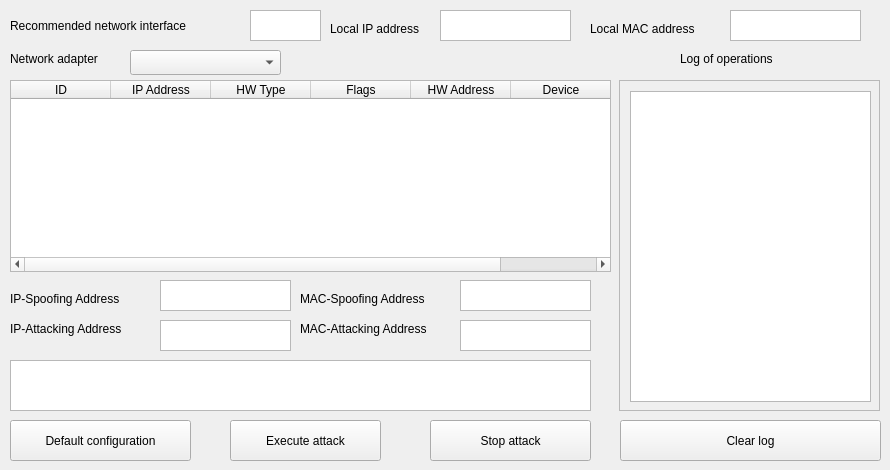
    <widget class="QWidget" name="tab_4">
     <attribute name="title">
      <string>页</string>
     </attribute>
     <widget class="QComboBox" name="all_net_adapters">
      <property name="geometry">
       <rect>
        <x>130</x>
        <y>50</y>
        <width>151</width>
        <height>25</height>
       </rect>
      </property>
     </widget>
     <widget class="QLabel" name="label_32">
      <property name="geometry">
       <rect>
        <x>10</x>
        <y>50</y>
        <width>121</width>
        <height>17</height>
       </rect>
      </property>
      <property name="text">
       <string>Network adapter</string>
      </property>
     </widget>
     <widget class="QTableWidget" name="arp_table">
      <property name="geometry">
       <rect>
        <x>10</x>
        <y>80</y>
        <width>601</width>
        <height>192</height>
       </rect>
      </property>
      <column>
       <property name="text">
        <string>ID</string>
       </property>
      </column>
      <column>
       <property name="text">
        <string>IP Address</string>
       </property>
      </column>
      <column>
       <property name="text">
        <string>HW Type</string>
       </property>
      </column>
      <column>
       <property name="text">
        <string>Flags</string>
       </property>
      </column>
      <column>
       <property name="text">
        <string>HW Address</string>
       </property>
      </column>
      <column>
       <property name="text">
        <string>Device</string>
       </property>
      </column>
     </widget>
     <widget class="QLabel" name="label_34">
      <property name="geometry">
       <rect>
        <x>10</x>
        <y>290</y>
        <width>141</width>
        <height>17</height>
       </rect>
      </property>
      <property name="text">
       <string>IP-Spoofing Address</string>
      </property>
     </widget>
     <widget class="QLabel" name="label_35">
      <property name="geometry">
       <rect>
        <x>300</x>
        <y>290</y>
        <width>161</width>
        <height>17</height>
       </rect>
      </property>
      <property name="text">
       <string>MAC-Spoofing Address</string>
      </property>
     </widget>
     <widget class="QLabel" name="label_36">
      <property name="geometry">
       <rect>
        <x>10</x>
        <y>320</y>
        <width>151</width>
        <height>17</height>
       </rect>
      </property>
      <property name="text">
       <string>IP-Attacking Address</string>
      </property>
     </widget>
     <widget class="QLabel" name="label_37">
      <property name="geometry">
       <rect>
        <x>300</x>
        <y>320</y>
        <width>171</width>
        <height>17</height>
       </rect>
      </property>
      <property name="text">
       <string>MAC-Attacking Address</string>
      </property>
     </widget>
     <widget class="QTextBrowser" name="arp_dump">
      <property name="geometry">
       <rect>
        <x>10</x>
        <y>360</y>
        <width>581</width>
        <height>51</height>
       </rect>
      </property>
     </widget>
     <widget class="QPushButton" name="exe_attack">
      <property name="geometry">
       <rect>
        <x>230</x>
        <y>420</y>
        <width>151</width>
        <height>41</height>
       </rect>
      </property>
      <property name="text">
       <string>Execute attack</string>
      </property>
     </widget>
     <widget class="QPushButton" name="stop_attack">
      <property name="geometry">
       <rect>
        <x>430</x>
        <y>420</y>
        <width>161</width>
        <height>41</height>
       </rect>
      </property>
      <property name="text">
       <string>Stop attack</string>
      </property>
     </widget>
     <widget class="QScrollArea" name="scrollArea_2">
      <property name="geometry">
       <rect>
        <x>619</x>
        <y>80</y>
        <width>261</width>
        <height>331</height>
       </rect>
      </property>
      <property name="widgetResizable">
       <bool>true</bool>
      </property>
      <widget class="QWidget" name="scrollAreaWidgetContents_2">
       <property name="geometry">
        <rect>
         <x>0</x>
         <y>0</y>
         <width>259</width>
         <height>329</height>
        </rect>
       </property>
       <widget class="QTextBrowser" name="log_container">
        <property name="geometry">
         <rect>
          <x>10</x>
          <y>10</y>
          <width>241</width>
          <height>311</height>
         </rect>
        </property>
       </widget>
      </widget>
     </widget>
     <widget class="QLabel" name="label_38">
      <property name="geometry">
       <rect>
        <x>680</x>
        <y>50</y>
        <width>131</width>
        <height>17</height>
       </rect>
      </property>
      <property name="text">
       <string>Log of operations</string>
      </property>
     </widget>
     <widget class="QPushButton" name="clear_log">
      <property name="geometry">
       <rect>
        <x>620</x>
        <y>420</y>
        <width>261</width>
        <height>41</height>
       </rect>
      </property>
      <property name="text">
       <string>Clear log</string>
      </property>
     </widget>
     <widget class="QLabel" name="label_39">
      <property name="geometry">
       <rect>
        <x>10</x>
        <y>10</y>
        <width>231</width>
        <height>31</height>
       </rect>
      </property>
      <property name="text">
       <string>Recommended network interface</string>
      </property>
     </widget>
     <widget class="QTextBrowser" name="recom_net_interface">
      <property name="geometry">
       <rect>
        <x>250</x>
        <y>10</y>
        <width>71</width>
        <height>31</height>
       </rect>
      </property>
     </widget>
     <widget class="QLabel" name="label_40">
      <property name="geometry">
       <rect>
        <x>330</x>
        <y>20</y>
        <width>111</width>
        <height>17</height>
       </rect>
      </property>
      <property name="text">
       <string>Local IP address</string>
      </property>
     </widget>
     <widget class="QTextBrowser" name="local_ip">
      <property name="geometry">
       <rect>
        <x>440</x>
        <y>10</y>
        <width>131</width>
        <height>31</height>
       </rect>
      </property>
     </widget>
     <widget class="QLabel" name="label_41">
      <property name="geometry">
       <rect>
        <x>590</x>
        <y>20</y>
        <width>131</width>
        <height>17</height>
       </rect>
      </property>
      <property name="text">
       <string>Local MAC address</string>
      </property>
     </widget>
     <widget class="QTextBrowser" name="local_mac">
      <property name="geometry">
       <rect>
        <x>730</x>
        <y>10</y>
        <width>131</width>
        <height>31</height>
       </rect>
      </property>
     </widget>
     <widget class="QPushButton" name="default_config">
      <property name="geometry">
       <rect>
        <x>10</x>
        <y>420</y>
        <width>181</width>
        <height>41</height>
       </rect>
      </property>
      <property name="text">
       <string>Default configuration</string>
      </property>
     </widget>
     <widget class="QPlainTextEdit" name="mac_spoof">
      <property name="geometry">
       <rect>
        <x>460</x>
        <y>280</y>
        <width>131</width>
        <height>31</height>
       </rect>
      </property>
     </widget>
     <widget class="QTextBrowser" name="ip_spoof">
      <property name="geometry">
       <rect>
        <x>160</x>
        <y>280</y>
        <width>131</width>
        <height>31</height>
       </rect>
      </property>
     </widget>
     <widget class="QPlainTextEdit" name="ip_attack">
      <property name="geometry">
       <rect>
        <x>160</x>
        <y>320</y>
        <width>131</width>
        <height>31</height>
       </rect>
      </property>
     </widget>
     <widget class="QPlainTextEdit" name="mac_attack">
      <property name="geometry">
       <rect>
        <x>460</x>
        <y>320</y>
        <width>131</width>
        <height>31</height>
       </rect>
      </property>
     </widget>
    </widget>
